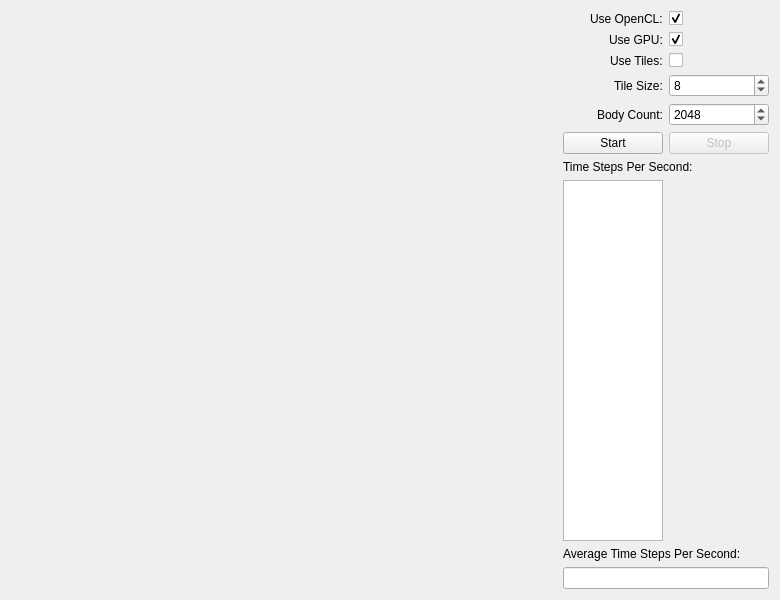
<?xml version="1.0" encoding="UTF-8"?>
<ui version="4.0">
 <class>Widget</class>
 <widget class="QWidget" name="Widget">
  <property name="geometry">
   <rect>
    <x>0</x>
    <y>0</y>
    <width>780</width>
    <height>600</height>
   </rect>
  </property>
  <property name="windowTitle">
   <string>OpenGL Test</string>
  </property>
  <layout class="QHBoxLayout" name="horizontalLayout_2">
   <item>
    <widget class="QFrame" name="frame">
     <property name="sizePolicy">
      <sizepolicy hsizetype="Preferred" vsizetype="Preferred">
       <horstretch>1</horstretch>
       <verstretch>0</verstretch>
      </sizepolicy>
     </property>
     <layout class="QHBoxLayout" name="horizontalLayout">
      <property name="spacing">
       <number>0</number>
      </property>
      <property name="margin">
       <number>0</number>
      </property>
      <item>
       <widget class="NBodyPanel" name="nbodyPanel" native="true"/>
      </item>
     </layout>
    </widget>
   </item>
   <item>
    <layout class="QVBoxLayout" name="verticalLayout">
     <item>
      <layout class="QFormLayout" name="formLayout">
       <property name="fieldGrowthPolicy">
        <enum>QFormLayout::AllNonFixedFieldsGrow</enum>
       </property>
       <property name="labelAlignment">
        <set>Qt::AlignRight|Qt::AlignTrailing|Qt::AlignVCenter</set>
       </property>
       <item row="0" column="0">
        <widget class="QLabel" name="useOpenCLLabel">
         <property name="text">
          <string>Use OpenCL:</string>
         </property>
        </widget>
       </item>
       <item row="0" column="1">
        <widget class="QCheckBox" name="useOpenCLCheckBox">
         <property name="text">
          <string/>
         </property>
         <property name="checked">
          <bool>true</bool>
         </property>
        </widget>
       </item>
       <item row="1" column="0">
        <widget class="QLabel" name="useGPULabel">
         <property name="text">
          <string>Use GPU:</string>
         </property>
        </widget>
       </item>
       <item row="1" column="1">
        <widget class="QCheckBox" name="useGPUCheckBox">
         <property name="text">
          <string/>
         </property>
         <property name="checkable">
          <bool>true</bool>
         </property>
         <property name="checked">
          <bool>true</bool>
         </property>
        </widget>
       </item>
       <item row="2" column="0">
        <widget class="QLabel" name="useTilesLabel">
         <property name="text">
          <string>Use Tiles:</string>
         </property>
        </widget>
       </item>
       <item row="2" column="1">
        <widget class="QCheckBox" name="useTilesCheckBox">
         <property name="text">
          <string/>
         </property>
        </widget>
       </item>
       <item row="3" column="0">
        <widget class="QLabel" name="tileSizeLabel">
         <property name="text">
          <string>Tile Size:</string>
         </property>
        </widget>
       </item>
       <item row="3" column="1">
        <widget class="QSpinBox" name="tileSizeSpinBox">
         <property name="enabled">
          <bool>true</bool>
         </property>
         <property name="minimum">
          <number>1</number>
         </property>
         <property name="maximum">
          <number>1024</number>
         </property>
         <property name="value">
          <number>8</number>
         </property>
        </widget>
       </item>
       <item row="4" column="0">
        <widget class="QLabel" name="bodyCountLabel">
         <property name="text">
          <string>Body Count:</string>
         </property>
        </widget>
       </item>
       <item row="4" column="1">
        <widget class="QSpinBox" name="bodyCountSpinBox">
         <property name="minimum">
          <number>0</number>
         </property>
         <property name="maximum">
          <number>999999</number>
         </property>
         <property name="singleStep">
          <number>50</number>
         </property>
         <property name="value">
          <number>2048</number>
         </property>
        </widget>
       </item>
       <item row="5" column="0">
        <widget class="QPushButton" name="startButton">
         <property name="minimumSize">
          <size>
           <width>100</width>
           <height>0</height>
          </size>
         </property>
         <property name="text">
          <string>Start</string>
         </property>
        </widget>
       </item>
       <item row="5" column="1">
        <widget class="QPushButton" name="stopButton">
         <property name="enabled">
          <bool>false</bool>
         </property>
         <property name="minimumSize">
          <size>
           <width>100</width>
           <height>0</height>
          </size>
         </property>
         <property name="text">
          <string>Stop</string>
         </property>
        </widget>
       </item>
      </layout>
     </item>
     <item>
      <layout class="QVBoxLayout" name="verticalLayout_3" stretch="0,0,0,0">
       <property name="sizeConstraint">
        <enum>QLayout::SetMinimumSize</enum>
       </property>
       <item>
        <widget class="QLabel" name="textEditLabel">
         <property name="text">
          <string>Time Steps Per Second:</string>
         </property>
        </widget>
       </item>
       <item>
        <widget class="QPlainTextEdit" name="timeStepOutput">
         <property name="maximumSize">
          <size>
           <width>100</width>
           <height>16777215</height>
          </size>
         </property>
         <property name="font">
          <font>
           <family>Courier New</family>
          </font>
         </property>
         <property name="readOnly">
          <bool>true</bool>
         </property>
        </widget>
       </item>
       <item>
        <widget class="QLabel" name="averageLabel">
         <property name="text">
          <string>Average Time Steps Per Second:</string>
         </property>
        </widget>
       </item>
       <item>
        <widget class="QLineEdit" name="averageLineEdit"/>
       </item>
      </layout>
     </item>
    </layout>
   </item>
  </layout>
 </widget>
 <layoutdefault spacing="6" margin="11"/>
 <customwidgets>
  <customwidget>
   <class>NBodyPanel</class>
   <extends>QWidget</extends>
   <header>nbodypanel.h</header>
   <container>1</container>
  </customwidget>
 </customwidgets>
 <resources/>
 <connections>
  <connection>
   <sender>startButton</sender>
   <signal>clicked()</signal>
   <receiver>Widget</receiver>
   <slot>startSimulation()</slot>
   <hints>
    <hint type="sourcelabel">
     <x>662</x>
     <y>142</y>
    </hint>
    <hint type="destinationlabel">
     <x>515</x>
     <y>0</y>
    </hint>
   </hints>
  </connection>
  <connection>
   <sender>stopButton</sender>
   <signal>clicked()</signal>
   <receiver>Widget</receiver>
   <slot>stopSimulation()</slot>
   <hints>
    <hint type="sourcelabel">
     <x>768</x>
     <y>142</y>
    </hint>
    <hint type="destinationlabel">
     <x>529</x>
     <y>2</y>
    </hint>
   </hints>
  </connection>
  <connection>
   <sender>useOpenCLCheckBox</sender>
   <signal>clicked(bool)</signal>
   <receiver>useGPUCheckBox</receiver>
   <slot>setEnabled(bool)</slot>
   <hints>
    <hint type="sourcelabel">
     <x>676</x>
     <y>18</y>
    </hint>
    <hint type="destinationlabel">
     <x>677</x>
     <y>38</y>
    </hint>
   </hints>
  </connection>
  <connection>
   <sender>useOpenCLCheckBox</sender>
   <signal>clicked(bool)</signal>
   <receiver>useTilesCheckBox</receiver>
   <slot>setEnabled(bool)</slot>
   <hints>
    <hint type="sourcelabel">
     <x>671</x>
     <y>21</y>
    </hint>
    <hint type="destinationlabel">
     <x>703</x>
     <y>58</y>
    </hint>
   </hints>
  </connection>
  <connection>
   <sender>useOpenCLCheckBox</sender>
   <signal>clicked(bool)</signal>
   <receiver>tileSizeSpinBox</receiver>
   <slot>setEnabled(bool)</slot>
   <hints>
    <hint type="sourcelabel">
     <x>678</x>
     <y>20</y>
    </hint>
    <hint type="destinationlabel">
     <x>714</x>
     <y>81</y>
    </hint>
   </hints>
  </connection>
 </connections>
 <slots>
  <slot>startSimulation()</slot>
  <slot>stopSimulation()</slot>
 </slots>
</ui>
